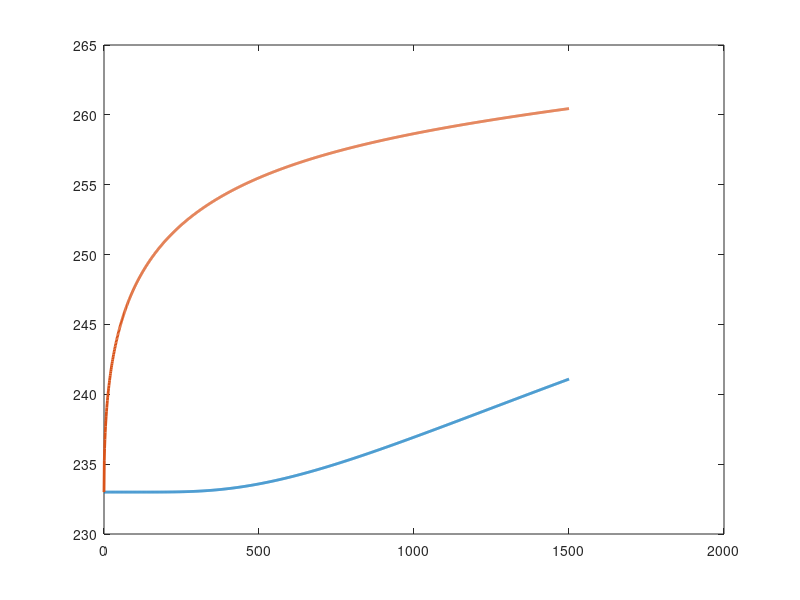

MATLAB code to generate this figure:
% Esame 2 febbraio 2024
% Simone Canevarolo
% S269893
% 27/06/2024

clear all
close all
clc

raggio = 20e-2; %m
alt = 7.5e3; % m
uu = 5; % m/s
T0 = 233; % K
hh = 100; % W/m*K
Taria = 270; % K
rovol = 1e3; % kg/m^3

cond = @(T) 5*(T/T0);
cp = @(T) 670+1.2*(T-233);

dr = 1e-3; % m
rr = (0:dr:raggio)';
Nr = length(rr);

dt = 1; % s
tfin = alt/uu;
tt = (0:dt:tfin);
Nt = length(tt);

Tm = T0*ones(Nr,1);
Tcentro = T0*ones(Nt,1);
Tsuperficie = T0*ones(Nt,1);

for ii = 2:Nt

%     cond = cond(Tini);
%     cp = cp(Tini);
    aa = cond(Tm)*dt./rovol./cp(Tm)./dr^2;

    sup_diag = -aa.*ones(Nr,1);
    main_diag = (1+2*aa).*ones(Nr,1);
    sub_diag = -aa.*ones(Nr,1);
    
    Band = [[sub_diag(2:end);0],main_diag,[0;sup_diag(1:end-1)]];

    AA = spdiags(Band,-1:1,Nr,Nr);

    bb = Tm;

    AA(1,1) = -1;
    AA(1,2) = 1;
    bb(1) = 0;

    AA(end,end-1) = cond(Tm(end))/dr;
    AA(end,end) = -cond(Tm(end))/dr-hh;
    bb(end) = -Taria*hh;

    TT = AA\bb;

    Tcentro(ii) = TT(1);
    Tsuperficie(ii) = TT(end);

    Tm = TT;

end


figure(1)
plot(tt,Tcentro,'LineWidth',2)
hold on
plot(tt,Tsuperficie,'LineWidth',2);
